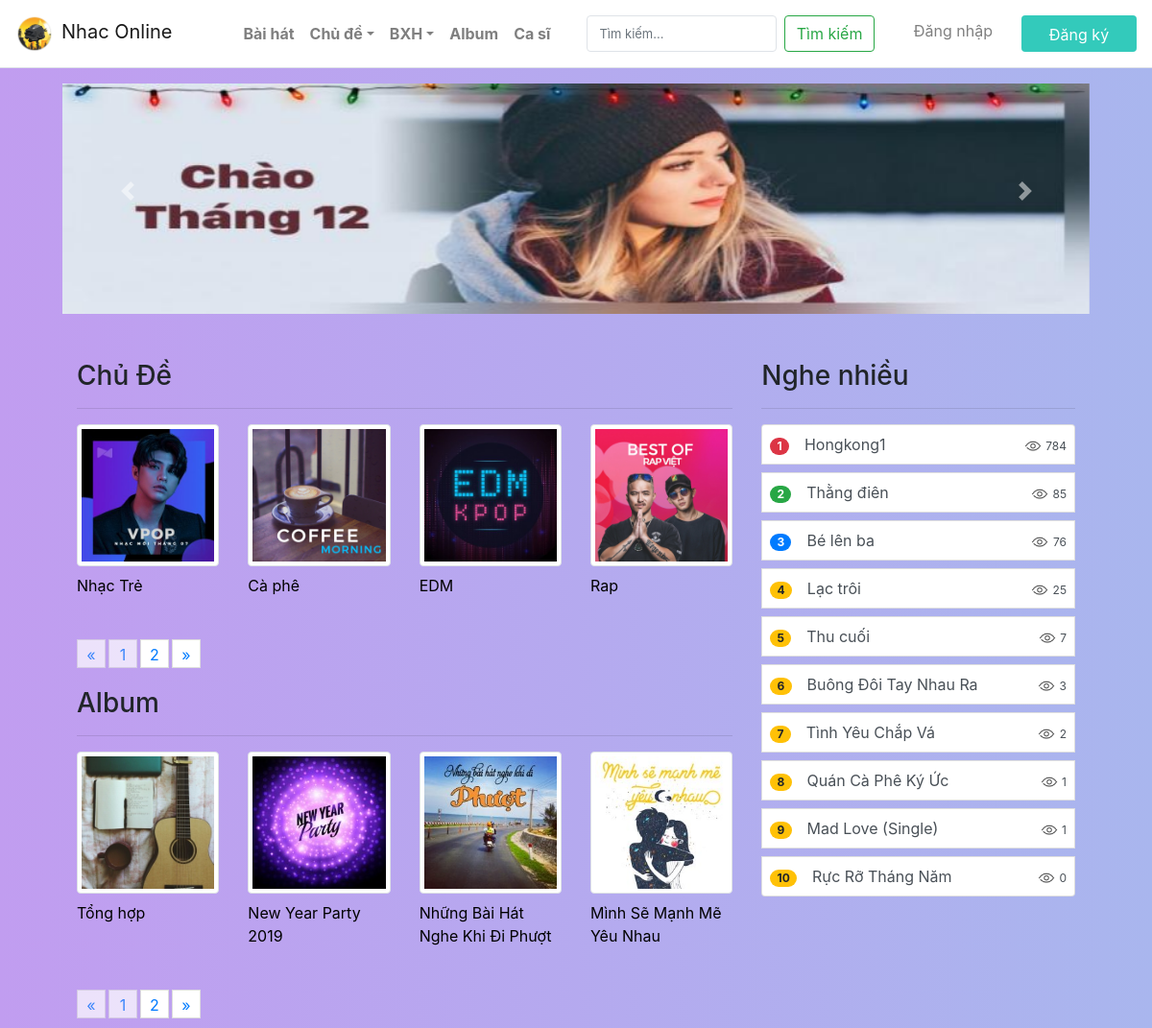
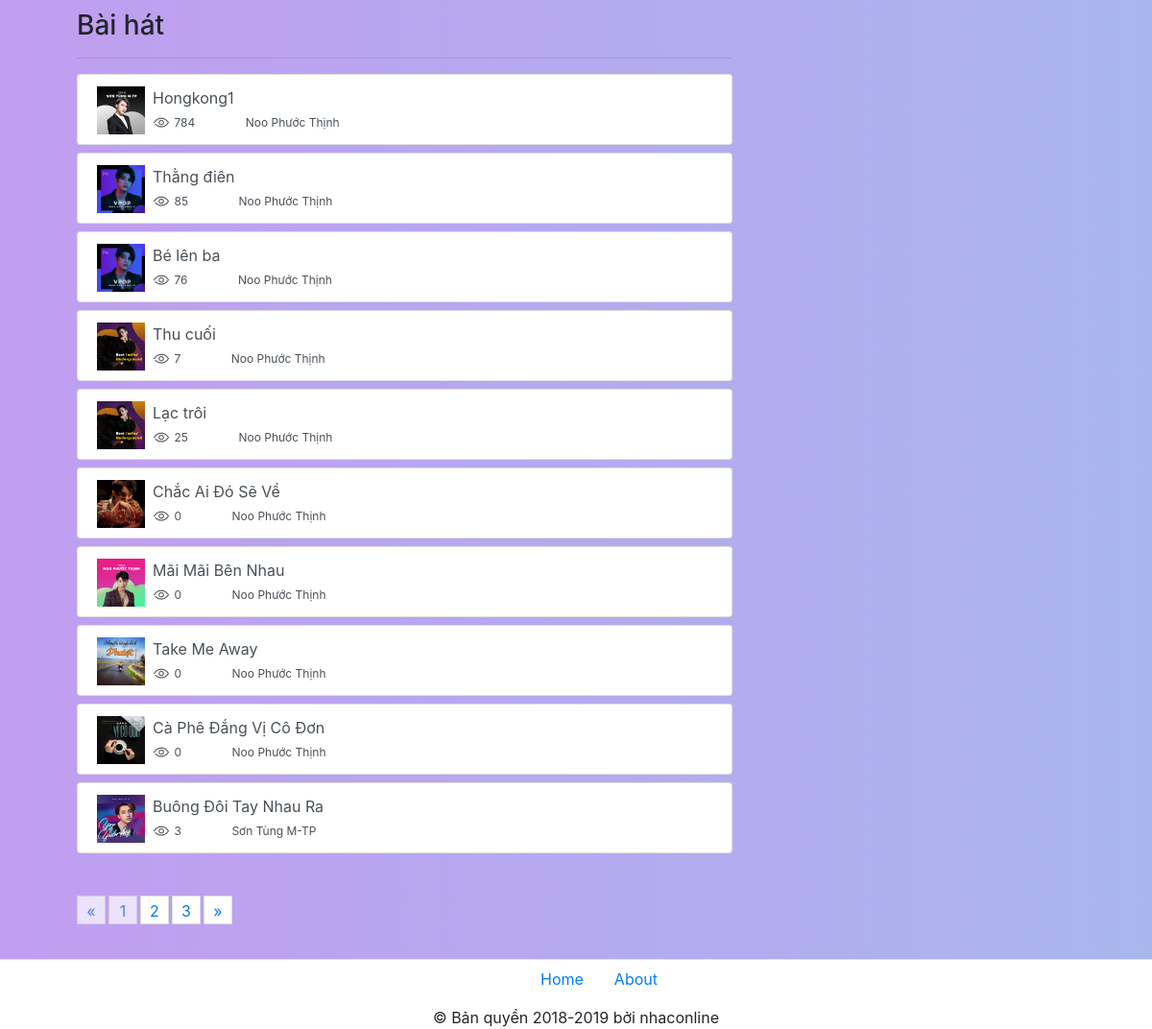
The app's page /Sources/index.php with its own data (2 pictures, top to bottom).
### tables this page shows
CREATE TABLE `chude` (
  `id` int(100) NOT NULL,
  `tenchude` varchar(100) NOT NULL,
  `image` varchar(100) NOT NULL
);

CREATE TABLE `album` (
  `id` int(100) NOT NULL,
  `tenalbum` varchar(100) NOT NULL,
  `image` varchar(100) NOT NULL
);

CREATE TABLE `baihat` (
  `id` int(100) NOT NULL,
  `tenbaihat` varchar(100) NOT NULL,
  `path` varchar(100) NOT NULL,
  `image` varchar(100) NOT NULL,
  `luotnghe` int(100) NOT NULL,
  `idalbum` int(10) NOT NULL,
  `idcasi` int(10) NOT NULL,
  `idchude` int(10) NOT NULL,
  `ngaydang` datetime NOT NULL DEFAULT CURRENT_TIMESTAMP
);

### Sources/index.php (the view, shortened to what this page needs)
<!DOCTYPE html>
<html lang="en">
<head>
    <link rel="stylesheet" href="./css/hover.css">
    <link rel="stylesheet" href="./css/bootstrap.min.css">
	<link rel="stylesheet" href="./css/jquery.paginate.css">
    <link rel="stylesheet" href="./css/fixbody.css">
</head>
<body>
    <div class="container-fullwidth">
        <?php
        include('./php/header.php');
        ?>
        <div id="carouselExampleControls" class="carousel slide col-md-11 m-auto pt-3" data-ride="carousel">
            <div class="carousel-inner">
                <div class="carousel-item active">
                    <img class="d-block w-100" src="./image/img01.jpg" alt="First slide">
                </div>
            </div>
            <a class="carousel-control-prev" href="#carouselExampleControls" role="button" data-slide="prev">
                <span class="carousel-control-prev-icon" aria-hidden="true"></span>
            </a>
            <a class="carousel-control-next" href="#carouselExampleControls" role="button" data-slide="next">
                <span class="carousel-control-next-icon" aria-hidden="true"></span>
            </a>
        </div>
        <main class="col-md-11 m-auto">
            <div class="left col-md-8 float-left">
                <div class="text-md-left mt-5">
                    <h3>Chủ Đề</h3>
                </div>
                <hr>
                <div class="row" id="listchude">
            <?php
                require('./php/connect.php');
                $sql = "SELECT * FROM chude";
                $result = mysqli_query($con,$sql);
                while($row = mysqli_fetch_assoc($result)){
                $tenchude = $row['tenchude'];
                $image=$row['image'];
                echo '<div class="col-lg-3 col-md-4 img-hover">
                    <a href="listnhac.php?id='.$row['id'] .'" class="d-block mb-4 h-100" style="text-decoration: none;">
                    <div><img class="img-fluid img-thumbnail " src='.$image.' alt=""></div>
                    <div class="mt-2" style="color: black;">'.$tenchude.'</div>
                    </a>
                </div>';
                }
                    ?>
                </div>
                <div class="text-md-left mt-3">
                    <h3>Album</h3>
                </div>
                <hr>
                <div class="row" id="listalbum">
                <?php
                    require('./php/connect.php');
                    $sql = "SELECT * FROM album";
                    $result = mysqli_query($con,$sql);
                    while($row = mysqli_fetch_assoc($result)){
                    $tenalbum = $row['tenalbum'];
                    $imageab=$row['image'];
                    echo '<div class="col-lg-3 col-md-4 img-hover">
                        <a href="p_album.php?id='.$row['id'] .'" class="d-block mb-4 h-100" style="text-decoration: none;">
                        <div><img class="img-fluid img-thumbnail " src='.$imageab.' alt=""></div>
                        <div class="mt-2" style="color: black;">'.$tenalbum.'</div>
                        </a>
                    </div>';
                    }
                        ?>
                </div>
                <div class="text-md-left mt-3">
                    <h3>Bài hát</h3>
                </div>
                <hr>
                <div class="list-group">
                <ul id="listbaihat" class="p-0" style="list-style:none;">
                <?php
                    require('./php/connect.php');
                    $sql = "SELECT * FROM v_baihat" ;
                    $result = mysqli_query($con,$sql);
                    while($row = mysqli_fetch_assoc($result)){
                        $tenbaihat = $row['tenbaihat'];
                        $casi = $row['tencasi'];
                        $luotnghe = $row['luotnghe'];
                        $anh = $row['image'];
                        echo '<li><a href="./playnhac.php?id='.$row['id'].'" class="list-group-item list-group-item-action flex-column align-items-start mb-2">
                            <span>
                                <img class="float-md-left mr-2" src="./'.$anh.'" width="50px">
                            </span>
                            <div class="item_title">'.$tenbaihat.'</div>
                            <div class="box_items">
                                <span class="item_span mr-5">
                                    <img src="./image/views.png" width="18px">
                                    <span style="font-size:12px;">'.$luotnghe.'</span>
                                </span>
                                <span>
                                    <span style="font-size:12px;">'.$casi.'</span>
                                </span>
                            </div>
                        </a></li>';
                    }
                ?>
                </ul>
                </div>
            </div>
            <div class="right col-md-4 float-right">
                <?php include('./php/menuright.php');?>
            </div>
        </main>
        <?php
        include('./php/footer.php');
        ?>
    </div>
</body>
</html>

### Sources/php/menuright.php (shortened to what this page needs)
<div class="text-md-left mt-5">
    <h3>Nghe nhiều</h3>
</div><hr>
<div class="list-group">
    <?php
        require('./php/connect.php');
        $sql = "SELECT * FROM v_baihat ORDER BY luotnghe DESC";
        $result = mysqli_query($con,$sql);
        $i=1;
        while(($row = mysqli_fetch_assoc($result)) && ($i<=10)){
            $tenbaihat = $row['tenbaihat'];
            $luotnghe = $row['luotnghe'];
            $cl='';
        switch ($i) {
            case 1:
                $cl='danger';
                break;
            case 2:
                $cl='success';
                break;
            case 3:
                $cl='primary';
                break;
            default:
                $cl='warning';
                break;
        }
        echo '<a href="./playnhac.php?id='.$row['id'].'" class="list-group-item list-group-item-action flex-column align-items-start mb-2 p-2">
            <div class="item_title"><span class="badge badge-pill badge-'.$cl.'">'.$i.'</span><span class="ml-3">'.$tenbaihat.'</span>
            <span class="item_span float-right">
            <img src="./image/views.png" width="18px">
            <span style="font-size:12px;">'.$luotnghe.'</span>
            </span></div>
            </a>';
        $i++;
        }
    ?>
</div>

### Sources/css/hover.css (style rules this page uses)
.img-hover img { -webkit-transition: all .3s ease; -moz-transition: all .3s ease; -o-transition: all .3s ease; -ms-transition: all .3s ease; transition: all .3s ease; position:relative; }

### Sources/css/fixbody.css (style rules this page uses)
body { background: linear-gradient(to left, #a9b6ee, #c19df0); }

### records on screen
chude: image (picture), tenchude "Nhạc Trẻ"
chude: image (picture), tenchude "Cà phê"
chude: image (picture), tenchude "EDM"
chude: image (picture), tenchude "Rap"
album: image (picture), tenalbum "Tổng hợp"
album: image (picture), tenalbum "New Year Party 2019"
album: image (picture), tenalbum "Những Bài Hát Nghe Khi Đi Phượt"
album: image (picture), tenalbum "Mình Sẽ Mạnh Mẽ Yêu Nhau"
baihat: tenbaihat "Hongkong1", luotnghe "784"
baihat: tenbaihat "Thằng điên", luotnghe "85"
baihat: tenbaihat "Bé lên ba", luotnghe "76"
baihat: tenbaihat "Lạc trôi", luotnghe "25"
baihat: tenbaihat "Thu cuối", luotnghe "7"
baihat: tenbaihat "Buông Đôi Tay Nhau Ra", luotnghe "3"
baihat: tenbaihat "Tình Yêu Chắp Vá", luotnghe "2"
baihat: tenbaihat "Quán Cà Phê Ký Ức", luotnghe "1"
baihat: tenbaihat "Mad Love (Single)", luotnghe "1"
baihat: tenbaihat "Rực Rỡ Tháng Năm", luotnghe "0"

### other values on screen
$tenbaihat "Hongkong1"
$luotnghe "784"
$casi "Noo Phước Thịnh"
$tenbaihat "Thằng điên"
$luotnghe "85"
$tenbaihat "Bé lên ba"
$luotnghe "76"
$tenbaihat "Thu cuối"
$luotnghe "7"
$tenbaihat "Lạc trôi"
$luotnghe "25"
$tenbaihat "Chắc Ai Đó Sẽ Về"
$luotnghe "0"
$tenbaihat "Mãi Mãi Bên Nhau"
$tenbaihat "Take Me Away"
